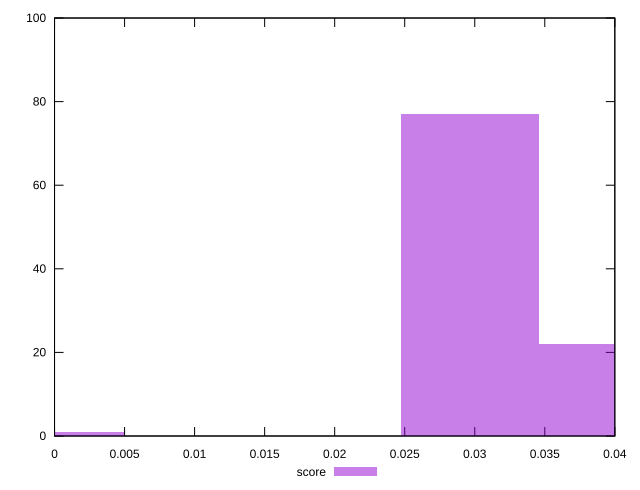

Generate this figure with gnuplot:
reset

$score <<EOF
0 1
0.029644709207032965 77
0.03952627894271062 22
EOF

set key outside below
set boxwidth 0.009881569735677656
set xrange [0:0.04]
set yrange [0:100]
set trange [0:100]
set style fill transparent solid 0.5 noborder
set terminal svg size 640, 490 enhanced background rgb 'white'
set output "report_00019_2021-02-10T18-14-37.922Z//largest-contentful-paint/samples/pages+cached+noadtech/score/histogram.svg"

plot $score title "score" with boxes

reset
